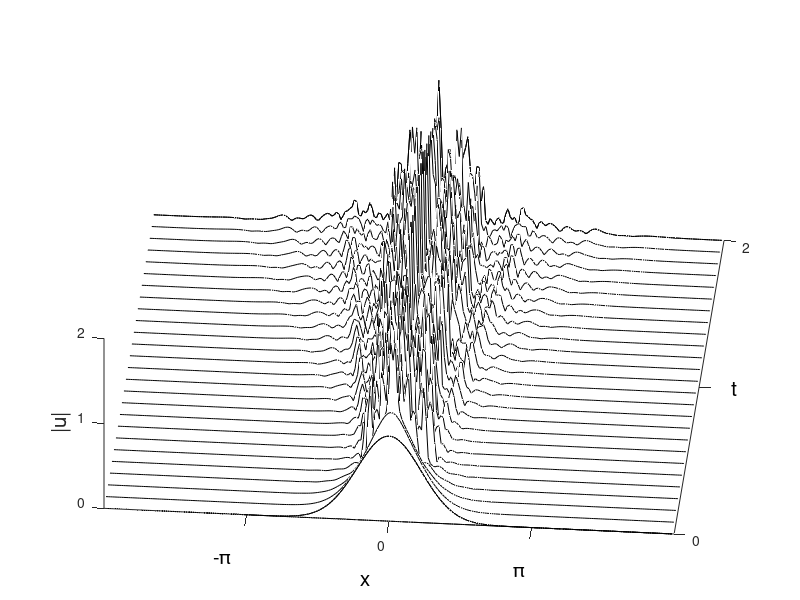

This chart was generated by the following MATLAB code:

% I'm going to write a split step code for the focusing NLS equation in
% hopes of reproducing the modulation instability


  eps=.02;

  L=4*pi; N=256; dt=0.01; tmax=2; nmax=round(tmax/dt);
  dx=L/N; x=[-L/2:dx:L/2-dx]'; k=[0:N/2-1 -N/2:-1]'*2*pi/L;

  u=exp(-(x.^2)).*exp(-i*log(cosh(x))/eps);
  
  udata=u; tdata=0;
  
  for nn=1:nmax
    u = ifft(exp(-dt*k.^2*i*eps).*fft(u.*exp(i*2*u.*conj(u)*dt/eps)));
    if mod(nn,round(nmax/25)) == 0
       udata=[udata u]; tdata=[tdata nn*dt];
    end
  end
  
  waterfall(x, tdata, abs(udata'));    % solution plotting
  colormap([0 0 0]); view(5, 60)
  text(-0.4,  -0.4, 'x', 'fontsize', 15)
  text(7, 1, 't', 'fontsize', 15)
  text(-3.7, -0.3, '-\pi', 'fontsize', 14)
  text(2.9, -0.3, '\pi', 'fontsize', 14)
  zlabel('|u|', 'fontsize', 15)
  axis([-L/2 L/2 0 tmax 0 2]); grid off
  set(gca, 'xtick', [-pi 0 pi], 'xticklabel',{'','0',''})
  set(gca, 'ytick', [0 1 2], 'yticklabel',{'0','','2'})
  set(gca, 'ztick', [0 1 2])